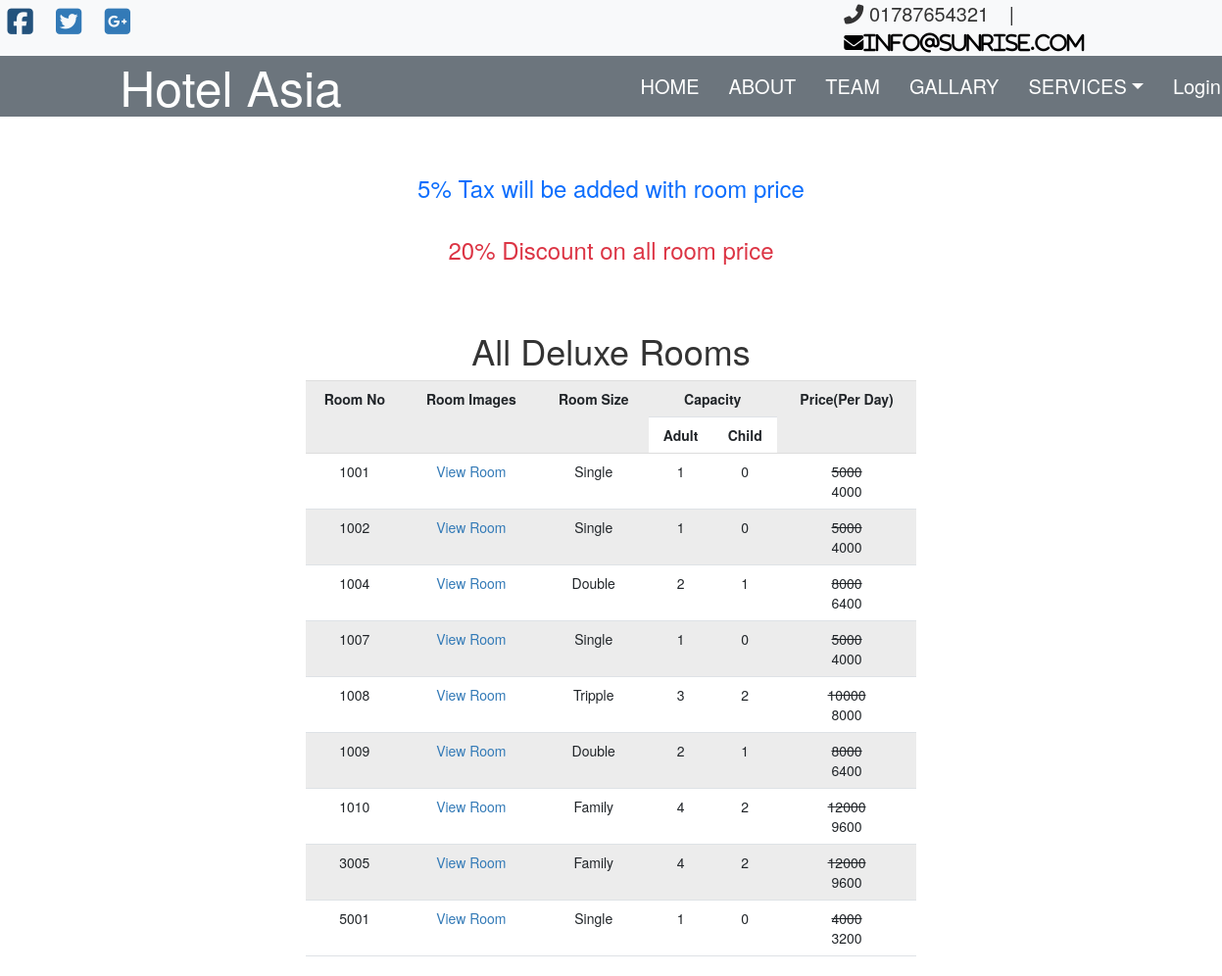
The app's page /onlyViewRoom.php?type=Deluxe with its own data.
### tables this page shows
CREATE TABLE `contacts` (
  `id` int(10) NOT NULL,
  `mobile` varchar(15) NOT NULL,
  `email` varchar(30) NOT NULL,
  `facebook` varchar(50) NOT NULL,
  `twitter` varchar(50) NOT NULL,
  `google` varchar(50) NOT NULL,
  `address` varchar(50) DEFAULT NULL
);

CREATE TABLE `tax_offer` (
  `id` int(11) NOT NULL,
  `type` varchar(100) NOT NULL,
  `tax` int(11) NOT NULL,
  `discount` int(11) NOT NULL
);

CREATE TABLE `rooms` (
  `id` int(11) NOT NULL,
  `room_type` varchar(50) NOT NULL,
  `size_type` varchar(100) NOT NULL,
  `flooor` int(11) NOT NULL,
  `floor_room_no` int(11) NOT NULL,
  `adult` int(11) NOT NULL,
  `child` int(11) NOT NULL,
  `price` double NOT NULL,
  `fprice` double NOT NULL,
  `photo` varchar(100) NOT NULL,
  `status` int(11) DEFAULT NULL,
  `photo2` varchar(100) DEFAULT NULL,
  `photo3` varchar(100) DEFAULT NULL,
  `photo4` varchar(100) DEFAULT NULL,
  `photo5` varchar(100) DEFAULT NULL
);

### onlyViewRoom.php (the view, shortened to what this page needs)
<!doctype html>
<html>
<head>
  <link rel="stylesheet" href="css\bootstrap.css">
  <link rel="stylesheet" href="css\room.css">
</head>
<body>
  <div class="container-flud">
    <div class="row">
      <?php
        include 'header.php';
        $type=$_GET["type"];
      ?>
    </div>
    <br>
    <br>
    <br>
    <div class="row text-center">
      <?php
      $conn = mysqli_connect("localhost","root","","hms") or die("Connection failed");
      $sql100 = "Select * from tax_offer where type='room'";
      $result100 = mysqli_query($conn, $sql100) or die("Query failed100");
      if(mysqli_num_rows($result100) >0) {
        while($row100 = mysqli_fetch_assoc($result100)){
          echo '<h3 class="text-primary">'.$row100['tax'].'% Tax will be added with room price</h3>';
          if($row100['discount']>0){
            $roomdiscount=$row100['discount'];
            echo '<h3 class="text-danger"><br>'.$row100['discount'].'% Discount on all room price</h3>';
          }
        }}
       ?>
    </div>
    <br>
    <br>
    <br>
    <div class="row text-center">
      <h1>All <?php echo $type?> Rooms</h1>
    </div>
    <div class="row">
      <div class="offset-3 col-6">
        <table class="table table-striped">
          <tr>
            <th class="text-center"rowspan="2">Room No</th>
            <th class="text-center" rowspan="2">Room Images</th>
            <th class="text-center" rowspan="2">Room Size</th>
            <th class="text-center" colspan="2">Capacity</th>
            <th class="text-center"rowspan="2">Price(Per Day)</th>
          </tr>
          <th class="text-center">Adult</th>
          <th class="text-center">Child</th>
          <?php
          $sql = "Select * from rooms where room_type='$type'";
          $result = mysqli_query($conn, $sql) or die("Query failed");
          if(mysqli_num_rows($result) >0) {
            while($row = mysqli_fetch_assoc($result)){
           ?>
           <tr>
             <td class="text-center"><?php echo $row['id'];?></td>
             <td class="text-center"><a href="viewRooms.php?room=<?php echo $row['id'];?>">View Room</a></td>
             <td class="text-center"><?php echo $row['size_type'];?></td>
             <td class="text-center"><?php echo $row['adult'];?></td>
             <td class="text-center"><?php echo $row['child'];?></td>
             <?php if($roomdiscount==0){?>
             <td class="text-center"><?php echo $row['price'];?></td>
           <?php }
           else if($roomdiscount>0){
             $finalroomprice=$row['price']-($row['price']*($roomdiscount/100));
           ?>
           <td class="text-center"><?php echo '<s>'.$row['price'].'</s><br>'; echo $finalroomprice;?></td>
         <?php } ?>
           </tr>
           <?php
         }}
           ?>
        </table>
      </div>
    </div>
</div>
</body>
</html>

### header.php (shortened to what this page needs)
<!doctype html>
<html>
  <head>
    <link rel="stylesheet" href="css\bootstrap.css">
    <link rel="stylesheet" href="css\header.css">
    <link rel="stylesheet" href="https://maxcdn.bootstrapcdn.com/bootstrap/3.4.1/css/bootstrap.min.css">
  </head>
  <body>
    <?php
    $conn = mysqli_connect("localhost","root","","hms") or die("Connection failed");
    $sql = "Select * from contacts";
    $result = mysqli_query($conn, $sql) or die("Query failed");
    if(mysqli_num_rows($result) >0) {
     ?>
    <div class="container-flud">
      <section class="bg-light">
      <div class="row">
        <div class="col-lg-3" style="font-size:30px; ">
          <?php
          $row = mysqli_fetch_assoc($result);
           ?>
          <span class="text-black">
          <a href="<?php echo $row['facebook'];?>"><i class="fab fa-facebook-square roy"></i></a>
          </span>
          <span class="text-black">
            <a href="<?php echo $row['twitter'];?>"><i class="fab fa-twitter-square roy"></i></a>
          </span>
          <span class="text-black">
            <a href="<?php echo $row['google'];?>"><i class="fab fa-google-plus-square roy"></i></a>
          </span>
        </div>
        <div class="col-4 offset-5" style="font-size:20px;">
          <span class="text-black roy">
            <i class="fas fa-phone-alt"></i>
            <?php echo $row['mobile'];
            ?>
          </span>
          <span class="text-black roy">
            |
          </span>
          <span class="text-black roy">
            <a href="mailto:info@example.com" style="color:black"><i class="fas fa-envelope"><?php echo $row['email'];?></i></a>
          </span>
        </div>
      </div>
  </section>
  <?php
    }
  ?>
    <div class="row">
      <div>
          <nav class="navbar navbar-expand-md navbar-light bg-secondary"style="margin-bottom: 0px;">
      <div class="col-lg-2 offset-lg-1">
          <a href="index.php" class="navbar-brand" style="font-size: 50px; color:white"> Hotel Asia </a>
            </div>
    <div class="col-md-6 offset-lg-3 offset-md-2">
          <ul class="navbar-nav">
            <li class="nav-item"> <a href="index.php" class="nav-link text-white menu-icon" style="padding:15px">HOME</a></li>
            <li class="nav-item"> <a href="about.php" class="nav-link text-white menu-icon" style="padding:15px">ABOUT</a></li>
            <li class="nav-item"> <a href="team.php" class="nav-link text-white menu-icon" style="padding:15px">TEAM</a></li>
            <li class="nav-item"> <a href="gallary.php" class="nav-link text-white menu-icon" style="padding:15px">GALLARY</a></li>
            <li class="nav-item dropdown text-white"> <a href="#" class="nav-link dropdown-toggle text-white menu-icon" data-toggle="dropdown" style="padding:15px">SERVICES</a>
            </li>
            <?php
            if(!isset($_SESSION['username'])){
            ?>
            <li class="nav-item"> <a href="login.php" class="nav-link text-white menu-icon" style="padding:15px">Login</a></li>
          <?php }
           ?>
          </ul>
        </div>
        </nav>
      </div>
      </div>
    </div>
  </body>
</html>

### css/header.css (style rules this page uses)
.roy { padding: 2px 0px 2px 15px; }
.menu-icon { font-size: 20px; }

### records on screen
contacts: mobile "01787654321", email "info@sunrise.com"
tax_offer: tax "5", discount "20"
rooms: id "1001", size_type "Single", adult "1", child "0", price "5000", price.discount "4000"
rooms: id "1002", size_type "Single", adult "1", child "0", price "5000", price.discount "4000"
rooms: id "1004", size_type "Double", adult "2", child "1", price "8000", price.discount "6400"
rooms: id "1007", size_type "Single", adult "1", child "0", price "5000", price.discount "4000"
rooms: id "1008", size_type "Tripple", adult "3", child "2", price "10000", price.discount "8000"
rooms: id "1009", size_type "Double", adult "2", child "1", price "8000", price.discount "6400"
rooms: id "1010", size_type "Family", adult "4", child "2", price "12000", price.discount "9600"
rooms: id "3005", size_type "Family", adult "4", child "2", price "12000", price.discount "9600"
rooms: id "5001", size_type "Single", adult "1", child "0", price "4000", price.discount "3200"

### other values on screen
$type "Deluxe"
